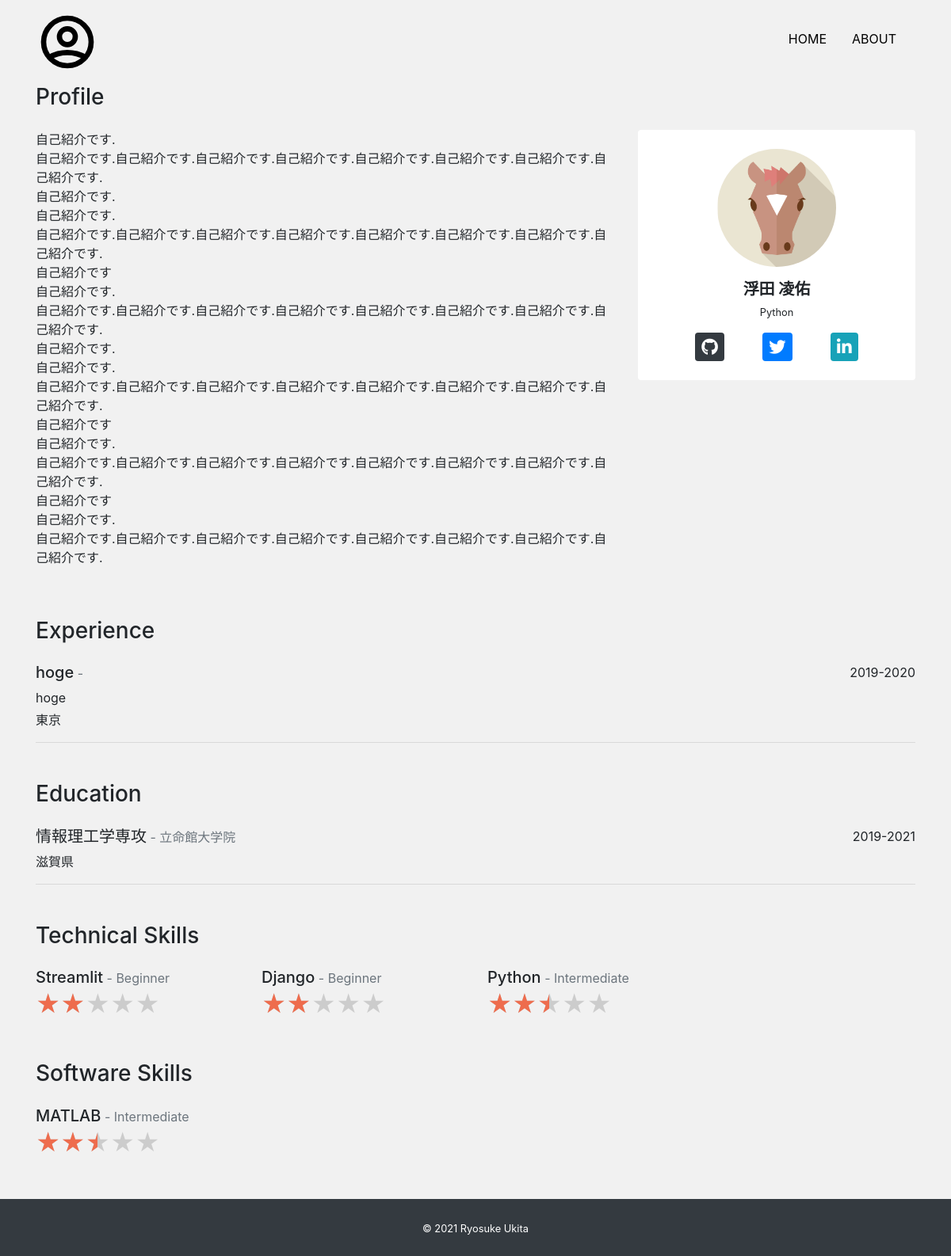
The page /about/ on the database its author committed.
### app/models.py (models this page shows, shortened)
class Profile(models.Model):
    title = models.CharField('タイトル', max_length=100, null=True, blank=True)
    subtitle = models.CharField('サブタイトル', max_length=100, null=True, blank=True)
    name = models.CharField('名前', max_length=100)
    job = models.TextField('仕事')
    introduction = models.TextField('自己紹介')
    github = models.CharField('github', max_length=100, null=True, blank=True)
    twitter = models.CharField('twitter', max_length=100, null=True, blank=True)
    linkedin = models.CharField('linkedin', max_length=100, null=True, blank=True)
    facebook = models.CharField('facebook', max_length=100, null=True, blank=True)
    instagram = models.CharField('instagram', max_length=100, null=True, blank=True)
    topimage = models.ImageField(upload_to='images', verbose_name='トップ画像')
    subimage = models.ImageField(upload_to='images', verbose_name='サブ画像')

class Experience(models.Model):
    occupation = models.CharField('職種', max_length=100)
    campany = models.CharField('会社', max_length=100)
    description = models.TextField('説明')
    place = models.CharField('場所', max_length=100)
    period = models.CharField('期間', max_length=100)

class  Education(models.Model):
    course = models.CharField('コース', max_length=100)
    school = models.CharField('学校', max_length=100)
    place = models.CharField('場所', max_length=100)
    period = models.CharField('期間', max_length=100)

class  Technical(models.Model):
    name = models.CharField('テクニカル', max_length=100)
    level = models.CharField('レベル', max_length=100)
    percentage = models.IntegerField('パーセンテージ')

class  Software(models.Model):
    name = models.CharField('ソフトウェア', max_length=100)
    level = models.CharField('レベル', max_length=100)
    percentage = models.IntegerField('パーセンテージ')

### app/views.py (the view)
# urls.py: path('about/', views.AboutView.as_view(), name='about'),
class AboutView(View):
    def get(self, request, *args, **kwargs):
        profile_data = Profile.objects.all()
        if profile_data.exists():
            profile_data = profile_data.order_by("-id")[0]
        experience_data = Experience.objects.order_by("-id")
        education_data = Education.objects.order_by("-id")
        software_data = Software.objects.order_by("-id")
        technical_data = Technical.objects.order_by("-id")
        return render(request, 'app/about.html', {
            'profile_data': profile_data,
            'experience_data': experience_data,
            'education_data': education_data,
            'software_data': software_data,
            'technical_data': technical_data
        })

### app/templates/app/about.html (shortened to what this page needs)
{% extends "app/base.html" %} {% block content %}
<h3 class="mb-4">Profile</h3>
<div class="mb-5">
  <div class="row">
    <div class="col-md-8">
      <p>{{ profile_data.introduction|linebreaksbr }}</p>
    </div>
    <div class="col-md-4">
      <div class="card text-center px-5 py-4">
        <div class="avatar mb-3">
          <img class="card-img-top rounded-circle" src="{{ profile_data.subimage.url }}" alt="" />
        </div>
        <h5 class="font-weight-bolder">{{ profile_data.name }}</h5>
        <p class="mb-3 small text-center">{{ profile_data.job|linebreaksbr }}</p>
        <div class="d-flex justify-content-around">
          {% if profile_data.github %}
          <a href="{{ profile_data.github }}" target="_blank"><i class="fab fa-github fa-lg rounded btn-dark icon"></i></a>
          {% endif %} {% if profile_data.twitter %}
          <a href="{{ profile_data.twitter }}" target="_blank"><i class="fab fa-twitter fa-lg rounded btn-primary icon"></i></a>
          {% endif %} {% if profile_data.linkedin %}
          <a href="{{ profile_data.linkedin }}" target="_blank"><i class="fab fa-linkedin-in fa-lg rounded btn-info icon"></i></a>
          {% endif %}
        </div>
      </div>
    </div>
  </div>
</div>
<h3 class="mb-4">Experience</h3>
<div class="mb-5">
  {% for experience in experience_data %}
  <div class="d-flex justify-content-between">
    <h5>{{ experience.occupation }}<span class="small text-secondary"> - {{ experience.company }}</span></h5>
    <p class="mb-1">{{ experience.period }}</p>
  </div>
  <p class="mb-1">{{ experience.description }}</p>
  <p>{{ experience.place }}</p>
  <hr />
  {% endfor %}
</div>
<h3 class="mb-4">Education</h3>
<div class="mb-5">
  {% for education in education_data %}
  <div class="d-flex justify-content-between">
    <h5>{{ education.course }}<span class="small text-secondary"> - {{ education.school }}</span></h5>
    <p class="mb-1">{{ education.period }}</p>
  </div>
  <p>{{ education.place }}</p>
  <hr />
  {% endfor %}
</div>
<h3 class="mb-4">Technical Skills</h3>
<div class="mb-5">
  <div class="row">
    {% for technical in technical_data %}
    <div class="col-6 col-md-3">
      <h5 class="mb-0">{{ technical.name }}<span class="small text-secondary"> - {{ technical.level }}</span></h5>
      <div class="d-flex flex-row">
        <div class="star-rating">
          <div class="star-rating-front" style="width: {{ technical.percentage }}%">★★★★★</div>
          <div class="star-rating-back">★★★★★</div>
        </div>
      </div>
    </div>
    {% endfor %}
  </div>
</div>
<h3 class="mb-4">Software Skills</h3>
<div class="mb-5">
  <div class="row">
    {% for software in software_data %}
    <div class="col-6 col-md-3">
      <h5 class="mb-0">{{ software.name }}<span class="small text-secondary"> - {{ software.level }}</span></h5>
      <div class="d-flex flex-row">
        <div class="star-rating">
          <div class="star-rating-front" style="width: {{ software.percentage }}%">★★★★★</div>
          <div class="star-rating-back">★★★★★</div>
        </div>
      </div>
    </div>
    {% endfor %}
  </div>
</div>
{% endblock %}

### app/templates/app/base.html (shortened to what this page needs)
{% load static %}
<!DOCTYPE html>
<html lang="ja">
  <head>
    <link rel="stylesheet" href="https://stackpath.bootstrapcdn.com/bootstrap/4.4.1/css/bootstrap.min.css" />
    <link rel="stylesheet" href="https://cdnjs.cloudflare.com/ajax/libs/font-awesome/5.13.0/css/all.min.css" />
    <link rel="stylesheet" href="{% static 'css/style.css' %}" />
  </head>
  <body>
    <nav class="navbar navbar-expand-lg">
      <div class="container">
        <a class="navbar-brand" href="/">
          <img src="{% static 'img/logo.svg' %}" width="80" height="80" />
        </a>
        <ul class="navbar-nav">
          <li class="nav-item mr-3">
            <a class="nav-link nav-color" href="/">HOME</a>
          </li>
          <li class="nav-item mr-3">
            <a class="nav-link nav-color" href="{% url 'about' %}">ABOUT</a>
          </li>
        </ul>
      </div>
    </nav>
    <main>
      <div class="container">{% block content %} {% endblock %}</div>
    </main>
    <footer class="py-4 bg-dark text-center">
      <small class="text-white">&copy; 2021 Ryosuke Ukita</small>
    </footer>
  </body>
</html>

### app/static/css/style.css (style rules this page uses)
* { margin: 0; padding: 0; box-sizing: border-box; }
body { background: #f1f1f1; display: flex; flex-flow: column; min-height: 100vh; }
main { flex: 1; }
.navbar-nav { flex-direction: row !important; }
.nav-color { color: black; }
.nav-color:after { content: ""; display: block; height: 2px; background: #ee6c4d; margin-top: 6px; opacity: 0; transform: translateY(12px); transition: all 0.3s ease-in-out; }
.avatar img { max-width: 150px; max-height: 150px; }
.icon { padding: 10px 8px; }
.star-rating { position: relative; font-size: 30px; word-wrap: normal !important; }
.star-rating-front { position: absolute; top: 0; left: 0; overflow: hidden; color: #ee6c4d; }
.star-rating-back { color: #ccc; }
.card { border: none; }

### rows shown on the page
Profile: introduction "自己紹介です. 自己紹介です.自己紹介です.自己紹介です.自己紹介です.自己紹介です.自己紹介です.自己紹介です.自己紹介です. 自己紹介です. 自己紹介です. 自己紹介です.自己紹介です.自己紹介です.自己紹介です.自己紹介です.自己紹介です.自己紹介です.自己紹介です. 自己紹介です 自己紹介です. 自己紹介です.自己紹介です.自己紹介です.自己紹介です.自己紹介です.自己紹介です.自己紹介です.自己紹介です. 自己紹介です. 自己紹介です. 自己紹介です.自己紹介です.自己紹介です.自己紹介です.自己紹介です.自己紹介です.自己紹介です.自己紹介です. 自己紹介です 自己紹介です. 自己紹介です.自己紹介です.自己紹介です.自己紹介です.自己紹介です.自己紹介です.自己紹介です.自己紹介です. 自己紹介です 自己紹介です. 自己紹介です.自己紹介です.自己紹介です.自己紹介です.自己紹介です.自己紹介です.自己紹介です.自己紹介です.", subimage (picture), name "浮田 凌佑", job "Python"
Experience: occupation "hoge", period "2019-2020", description "hoge", place "東京"
Education: course "情報理工学専攻", school "立命館大学院", period "2019-2021", place "滋賀県"
Technical: name "Streamlit", level "Beginner", {{ technical.percentage }} 40 (drawn)
Technical: name "Django", level "Beginner", {{ technical.percentage }} 40 (drawn)
Technical: name "Python", level "Intermediate", {{ technical.percentage }} 50 (drawn)
Software: name "MATLAB", level "Intermediate", {{ software.percentage }} 50 (drawn)
